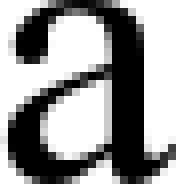
#> input picture letters/a.bmp, 22 x 23 px (shown 8 times larger); its folder holds only this picture in this run
$ python lab_7.py
#> lines starting #> are read from the running program, lines starting #| are printed output that depends on the picture; after the words box and inside, x2 and y2 are one past the last pixel; in counts of white or black regions, pixels touching at a corner belong together
### classification.py
from PIL import Image, ImageDraw, ImageOps, ImageFont
import numpy as np


def binImg(filename, resultFilename):
    with Image.open(filename) as img:
        img = img.convert('L')

        # Инвертируем цвета для поиска bbox
        invImg = ImageOps.invert(img)
        bbox = invImg.getbbox()

        if bbox:
            croppedImg = img.crop(bbox)
        else:
            croppedImg = img

        # Преобразуем в монохромный режим с порогом 128
        threshold = 128
        resImg = croppedImg.point(lambda p: 255 if p > threshold else 0, 'L')

        resImg.save(resultFilename)


# [120 lines left out: functions profiles, segmentation, features, letFromImg, not called in this run]


def eucliDistance(f1, f2):
    return np.sqrt(np.sum((np.array(f1) - np.array(f2)) ** 2))


# [58 lines left out: functions generate_text_image, classification, not called in this run]

### lab_7.py
from classification import *

alphabet = "abcçdefgğhijklmnoöprsştuüvyz"
binFilename = "Bin"
reference = "sanaolanhislerimasladeğişmeyecek"


for char in alphabet:
    letterFilename = f"letters/{char}.bmp"
    with Image.open(letterFilename) as img:
#> img is the input picture: PIL image 22x23 L; min 0, max 255, mean 149.5
        width, height = img.size
#> width = 22; height = 23
        img = img.resize((width * 2, height * 2))
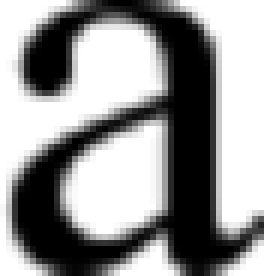
#> img: PIL image 44x46 L (shown 6 times larger); min 0, max 255, mean 149.6
        img.save(f"letters/{char}Up.bmp")
    binImg(f"letters/{char}Up.bmp", f"letters/{char}Bin.bmp")
#> in binImg, `invImg = ImageOps.invert(img)`:
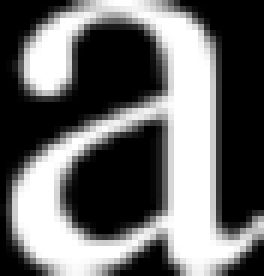
#> invImg: PIL image 44x46 L (shown 6 times larger); min 0, max 255, mean 105.4
#> in binImg, `bbox = invImg.getbbox()`: bbox = (0, 0, 44, 46)
#> in binImg, `resImg = croppedImg.point(lambda p: 255 if p > threshold else 0, 'L')`:
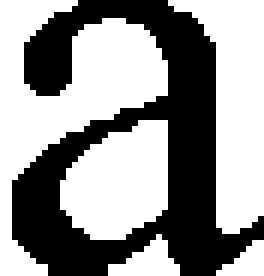
#> resImg: PIL image 44x46 L (shown 6 times larger); 58.5% white; 1 black region, box (x1, y1, x2, y2) and area: (2, 0, 44, 46) 840
    with Image.open(f"letters/{char}Bin.bmp") as img:
        pix = np.array(img)
        coords = np.argwhere(pix < 255)
#> coords = 840 pairs, first value 0 to 45, second value 2 to 43

        if coords.size > 0:
            y0, x0 = coords.min(axis=0)
#> y0 = 0; x0 = 2
            y1, x1 = coords.max(axis=0) + 1
#> y1 = 46; x1 = 44
            img = img.crop((x0, y0, x1, y1))
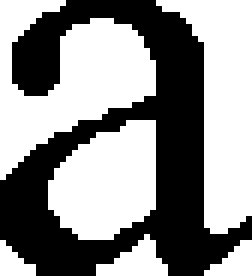
#> img: PIL image 42x46 L (shown 6 times larger); 56.5% white; 1 black region, box (x1, y1, x2, y2) and area: (0, 0, 42, 46) 840
#> (the run stopped early here; a loop or call above may not have finished)
